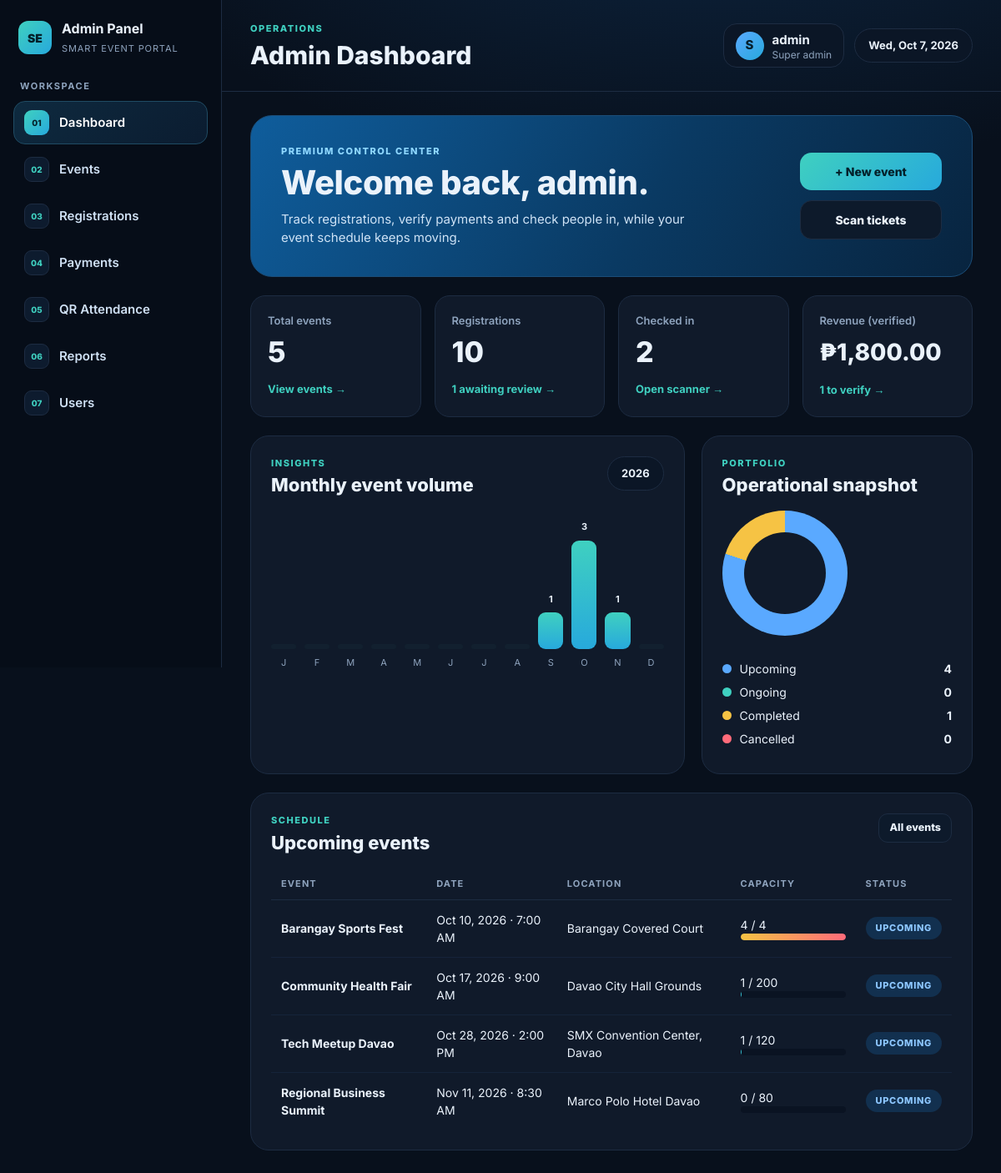
/admin/index.php (signed in), run on the app's committed database.
### tables this page shows
CREATE TABLE events (
  event_id    INT AUTO_INCREMENT PRIMARY KEY,
  event_name  VARCHAR(150) NOT NULL,
  description TEXT,
  event_date  DATE NOT NULL,
  event_time  TIME NOT NULL,
  location    VARCHAR(200) NOT NULL,
  capacity    INT NOT NULL DEFAULT 100,
  price       DECIMAL(10,2) NOT NULL DEFAULT 0,
  vip_price   DECIMAL(10,2) NOT NULL DEFAULT 0,
  status      ENUM('Upcoming','Ongoing','Completed','Cancelled') NOT NULL DEFAULT 'Upcoming',
  created_by  INT NULL,
  created_at  TIMESTAMP DEFAULT CURRENT_TIMESTAMP,
  FOREIGN KEY (created_by) REFERENCES users(id) ON DELETE SET NULL
);

### admin/index.php (the view, shortened to what this page needs)
<?php
require_once __DIR__ . '/../includes/layout.php';
$u = admin_start('Admin Dashboard', 'dashboard');
$pdo = db();
$totalEvents = (int)$pdo->query("SELECT COUNT(*) FROM events")->fetchColumn();
$totalRegs   = (int)$pdo->query("SELECT COUNT(*) FROM registrations WHERE registration_status<>'Cancelled'")->fetchColumn();
$attended    = (int)$pdo->query("SELECT COUNT(*) FROM registrations WHERE attendance_status='Attended'")->fetchColumn();
$revenue     = (float)$pdo->query("SELECT COALESCE(SUM(amount),0) FROM payments WHERE status='Verified'")->fetchColumn();
$pendingPay  = (int)$pdo->query("SELECT COUNT(*) FROM payments WHERE status='Pending'")->fetchColumn();
$pendingReg  = (int)$pdo->query("SELECT COUNT(*) FROM registrations WHERE registration_status='Pending'")->fetchColumn();
$monthly = array_fill(1, 12, 0);
foreach ($pdo->query("SELECT MONTH(event_date) m, COUNT(*) c FROM events WHERE YEAR(event_date)=YEAR(CURDATE()) GROUP BY m") as $r) $monthly[(int)$r['m']] = (int)$r['c'];
$maxM = max(1, max($monthly));
$st = ['Upcoming'=>0,'Ongoing'=>0,'Completed'=>0,'Cancelled'=>0];
foreach ($pdo->query("SELECT status, COUNT(*) c FROM events GROUP BY status") as $r) $st[$r['status']] = (int)$r['c'];
$colors = ['Upcoming'=>'#5aa9ff','Ongoing'=>'#3fd0c0','Completed'=>'#f6c344','Cancelled'=>'#ff6b7a'];
$sum = max(1, array_sum($st)); $acc = 0; $stops = [];
foreach ($st as $k => $v) { $from = $acc; $acc += $v / $sum * 100; $stops[] = "{$colors[$k]} {$from}% {$acc}%"; }
$grad = array_sum($st) ? implode(',', $stops) : '#1d2c42 0 100%';
$upcoming = $pdo->query("SELECT * FROM events WHERE event_date >= CURDATE() AND status IN ('Upcoming','Ongoing') ORDER BY event_date, event_time LIMIT 5")->fetchAll();
$months = ['J','F','M','A','M','J','J','A','S','O','N','D'];
?>
<section class="hero">
  <div><div class="eyebrow">Premium control center</div><h1>Welcome back, <?= h($u['username']) ?>.</h1>
  <p>Track registrations, verify payments and check people in, while your event schedule keeps moving.</p></div>
  <div class="hero-actions"><a class="btn btn-primary" href="<?= url('admin/event_form.php') ?>">+ New event</a>
    <a class="btn" href="<?= url('admin/attendance.php') ?>">Scan tickets</a></div>
</section>
<div class="stats">
  <div class="stat"><div class="lbl">Total events</div><div class="val"><?= $totalEvents ?></div><a class="more" href="<?= url('admin/events.php') ?>">View events &rarr;</a></div>
  <div class="stat"><div class="lbl">Registrations</div><div class="val"><?= $totalRegs ?></div><a class="more" href="<?= url('admin/registrations.php') ?>"><?= $pendingReg ?> awaiting review &rarr;</a></div>
  <div class="stat"><div class="lbl">Checked in</div><div class="val"><?= $attended ?></div><a class="more" href="<?= url('admin/attendance.php') ?>">Open scanner &rarr;</a></div>
  <div class="stat"><div class="lbl">Revenue (verified)</div><div class="val" style="font-size:28px;padding:5px 0"><?= money($revenue) ?></div><a class="more" href="<?= url('admin/payments.php') ?>"><?= $pendingPay ?> to verify &rarr;</a></div>
</div>
<div class="grid-2">
  <div class="card">
    <div class="card-head"><div><div class="eyebrow">Insights</div><h2>Monthly event volume</h2></div><span class="pill"><?= date('Y') ?></span></div>
    <div class="chart">
      <?php foreach ($monthly as $m => $c): ?>
        <div class="col"><b><?= $c ?: '' ?></b><i class="<?= $c ? '' : 'zero' ?>" style="height:<?= $c ? max(8, $c / $maxM * 130) : 6 ?>px"></i><span><?= $months[$m-1] ?></span></div>
      <?php endforeach; ?>
    </div>
  </div>
  <div class="card">
    <div class="card-head"><div><div class="eyebrow">Portfolio</div><h2>Operational snapshot</h2></div></div>
    <div class="donut-wrap"><div class="donut" style="background:conic-gradient(<?= $grad ?>)"></div>
      <div class="legend"><?php foreach ($st as $k => $v): ?><div><i style="background:<?= $colors[$k] ?>"></i><?= $k ?><b><?= $v ?></b></div><?php endforeach; ?></div></div>
  </div>
</div>
<div class="card">
  <div class="card-head"><div><div class="eyebrow">Schedule</div><h2>Upcoming events</h2></div><a class="btn btn-sm" href="<?= url('admin/events.php') ?>">All events</a></div>
  <div class="tablewrap"><table><thead><tr><th>Event</th><th>Date</th><th>Location</th><th>Capacity</th><th>Status</th></tr></thead><tbody>
  <?php foreach ($upcoming as $e): $t = seats_taken((int)$e['event_id']); ?>
    <tr><td><b><?= h($e['event_name']) ?></b></td><td><?= fdate($e['event_date']) ?> &middot; <?= ftime($e['event_time']) ?></td><td><?= h($e['location']) ?></td>
      <td style="min-width:150px"><?= $t ?> / <?= (int)$e['capacity'] ?><?= bar($t, (int)$e['capacity']) ?></td><td><?= badge($e['status']) ?></td></tr>
  <?php endforeach; if (!$upcoming): ?><tr><td colspan="5" class="muted">No upcoming events.</td></tr><?php endif; ?>
  </tbody></table></div>
</div>

### config.php (shortened to what this page needs)
<?php
function h($v): string { return htmlspecialchars((string)$v, ENT_QUOTES, 'UTF-8'); }
function url(string $p = ''): string { return BASE_URL . '/' . ltrim($p, '/'); }
function money($n): string { return '₱' . number_format((float)$n, 2); }
function fdate($d): string { return $d ? date('M j, Y', strtotime($d)) : '-'; }
function ftime($t): string { return $t ? date('g:i A', strtotime($t)) : '-'; }
function current_user(): ?array { return $_SESSION['user'] ?? null; }
function require_login(?string $role = null): array {
    $u = current_user();
    return $u;
}
function badge(string $text): string {
    $map = [
        'Approved'=>'b-green','Paid'=>'b-green','Free'=>'b-green','Verified'=>'b-green','Attended'=>'b-green','Upcoming'=>'b-blue','Ongoing'=>'b-green',
        'Pending'=>'b-amber','Unpaid'=>'b-amber','Not Attended'=>'b-gray','Completed'=>'b-gray',
        'Rejected'=>'b-red','Cancelled'=>'b-red','Refunded'=>'b-red',
    ];
    return '<span class="badge ' . ($map[$text] ?? '') . '">' . h($text) . '</span>';
}
function bar(int $taken, int $cap): string {
    $pct = $cap > 0 ? min(100, round($taken / $cap * 100)) : 0;
    return '<div class="bar"><i class="' . ($pct >= 100 ? 'full' : '') . '" style="width:' . $pct . '%"></i></div>';
}

### assets/style.css (style rules this page uses)
:root { --bg:#08101c; --side:#060d18; --card:#101a2a; --line:#1d2c42; --text:#eaf2fb; --muted:#8ea3bd; --teal:#3fd0c0; --cyan:#27a9dc; --blue:#5aa9ff; --amber:#f6c344; --red:#ff6b7a; --green:#4fd69c; --r:18px; }
* { box-sizing:border-box }
html,body { margin:0 }
body { background:radial-gradient(1200px 600px at 70% -10%,#0d2540 0,transparent 60%),var(--bg);color:var(--text); font-family:Inter,"Segoe UI",system-ui,sans-serif;font-size:15px;line-height:1.5;min-height:100vh }
a { color:var(--teal);text-decoration:none }
h1,h2,h3 { margin:0;line-height:1.15 }
h1 { font-size:30px;font-weight:800 }
h2 { font-size:22px;font-weight:800 }
.eyebrow { font-size:11px;letter-spacing:.14em;text-transform:uppercase;font-weight:800;color:var(--teal);margin-bottom:6px }
.pill { border:1px solid var(--line);background:#0b1626;border-radius:999px;padding:10px 16px;font-weight:700;font-size:13px }
.hero { background:linear-gradient(120deg,#0f5d9c 0,#0a3a63 55%,#08243f 100%);border:1px solid #1b4d78;border-radius:26px;padding:34px 36px;display:flex;justify-content:space-between;align-items:center;gap:24px;flex-wrap:wrap;margin-bottom:22px }
.hero h1 { font-size:40px;letter-spacing:-.01em }
.hero p { margin:10px 0 0;color:#cfe3f6;max-width:520px }
.hero .eyebrow { color:#8fd8ff }
.hero-actions { display:flex;flex-direction:column;gap:12px;min-width:170px }
.btn { display:inline-flex;align-items:center;justify-content:center;gap:8px;border-radius:14px;padding:12px 20px;font-weight:800;font-size:14px;border:1px solid var(--line);background:#0d1a2b;color:var(--text);cursor:pointer;font-family:inherit }
.btn-primary { background:linear-gradient(135deg,var(--teal),var(--cyan));color:#04202a;border:0 }
.btn-sm { padding:7px 12px;font-size:12.5px;border-radius:11px }
.stats { display:grid;grid-template-columns:repeat(4,1fr);gap:16px;margin-bottom:22px }
.stat { background:var(--card);border:1px solid var(--line);border-radius:var(--r);padding:20px }
.stat .lbl { color:var(--muted);font-size:13px;font-weight:600 }
.stat .val { font-size:34px;font-weight:800;margin-top:2px }
.stat .more { display:inline-block;margin-top:10px;font-size:13px;font-weight:700 }
.card { background:var(--card);border:1px solid var(--line);border-radius:22px;padding:24px;margin-bottom:22px }
.card-head { display:flex;justify-content:space-between;align-items:flex-start;gap:12px;margin-bottom:18px;flex-wrap:wrap }
.grid-2 { display:grid;grid-template-columns:1.6fr 1fr;gap:20px }
.tablewrap { overflow-x:auto }
table { width:100%;border-collapse:collapse;font-size:14px }
th { text-align:left;font-size:11px;letter-spacing:.1em;text-transform:uppercase;color:var(--muted);padding:10px 12px;border-bottom:1px solid var(--line);white-space:nowrap }
td { padding:13px 12px;border-bottom:1px solid #15233a;vertical-align:middle }
tr:last-child td { border-bottom:0 }
.badge { display:inline-block;padding:5px 12px;border-radius:999px;font-size:11px;font-weight:800;letter-spacing:.06em;text-transform:uppercase;background:#26303f;color:#c9d6e6;white-space:nowrap }
.b-blue { background:#12304f;color:#8cc6ff }
.bar { height:8px;border-radius:99px;background:#0a1322;overflow:hidden;min-width:90px }
.bar i { display:block;height:100%;background:linear-gradient(90deg,var(--teal),var(--cyan));border-radius:99px }
.bar i.full { background:linear-gradient(90deg,var(--amber),var(--red)) }
.chart { display:flex;align-items:flex-end;gap:10px;height:190px;padding-top:10px }
.chart .col { flex:1;display:flex;flex-direction:column;align-items:center;justify-content:flex-end;height:100%;gap:8px }
.chart .col i { width:100%;max-width:34px;border-radius:9px;background:linear-gradient(180deg,var(--teal),var(--cyan));min-height:6px }
.chart .col i.zero { background:#12202f }
.chart .col span { font-size:11px;color:var(--muted) }
.chart .col b { font-size:11px }
.donut-wrap { display:flex;gap:22px;align-items:center;flex-wrap:wrap }
.donut { width:150px;height:150px;border-radius:50%;position:relative;flex:none }
.donut::after { content:"";position:absolute;inset:26px;background:var(--card);border-radius:50% }
.legend { flex:1;min-width:150px }
.legend div { display:flex;align-items:center;gap:10px;margin:7px 0;font-size:14px }
.legend i { width:11px;height:11px;border-radius:50% }
.legend b { margin-left:auto;padding-left:18px }

### data on the page
events: event_name "Barangay Sports Fest", event_date "Oct 10, 2026", event_time "7:00 AM", location "Barangay Covered Court", t "4", capacity "4", status "UPCOMING"
events: event_name "Community Health Fair", event_date "Oct 17, 2026", event_time "9:00 AM", location "Davao City Hall Grounds", t "1", capacity "200", status "UPCOMING"
events: event_name "Tech Meetup Davao", event_date "Oct 28, 2026", event_time "2:00 PM", location "SMX Convention Center, Davao", t "1", capacity "120", status "UPCOMING"
events: event_name "Regional Business Summit", event_date "Nov 11, 2026", event_time "8:30 AM", location "Marco Polo Hotel Davao", t "0", capacity "80", status "UPCOMING"

### other printed values
$label "Dashboard"
$label "Events"
$label "Registrations"
$label "Payments"
$label "QR Attendance"
$label "Reports"
$label "Users"
$title "Admin Dashboard"
$ini "S"
$u['username'] "admin"
$totalEvents "5"
$totalRegs "10"
$pendingReg "1"
$attended "2"
money($revenue) "₱1,800.00"
